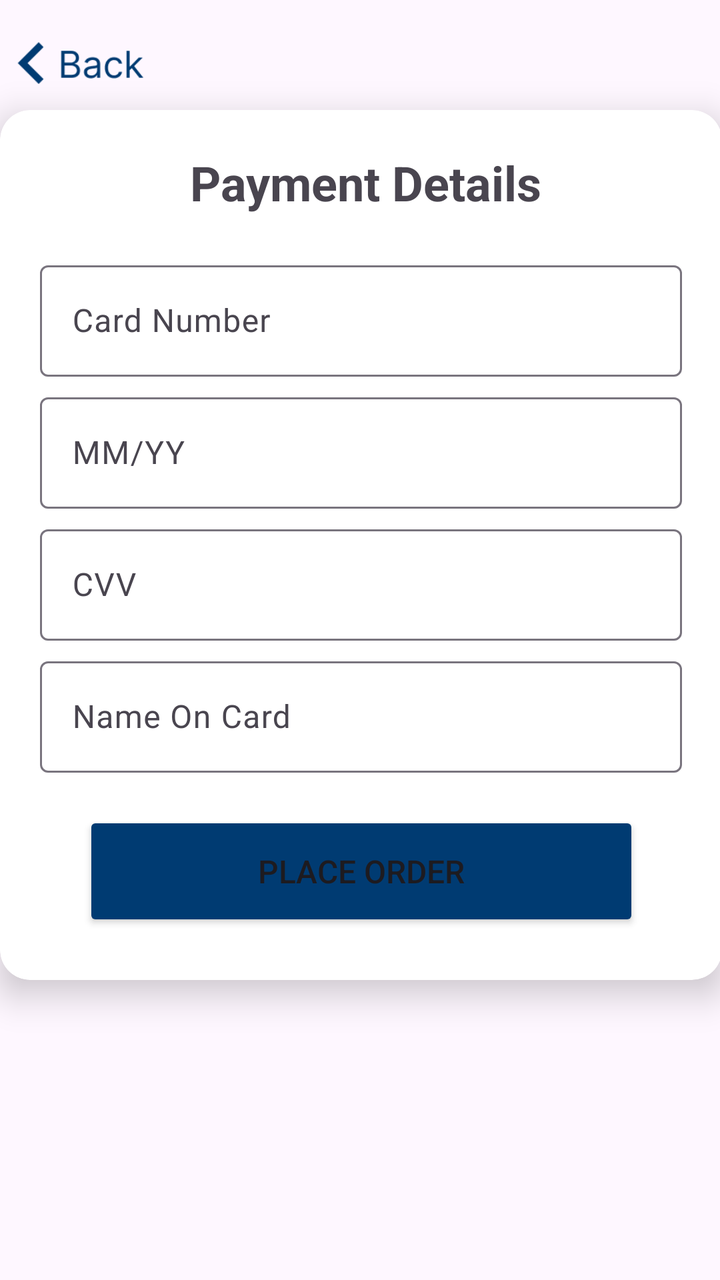
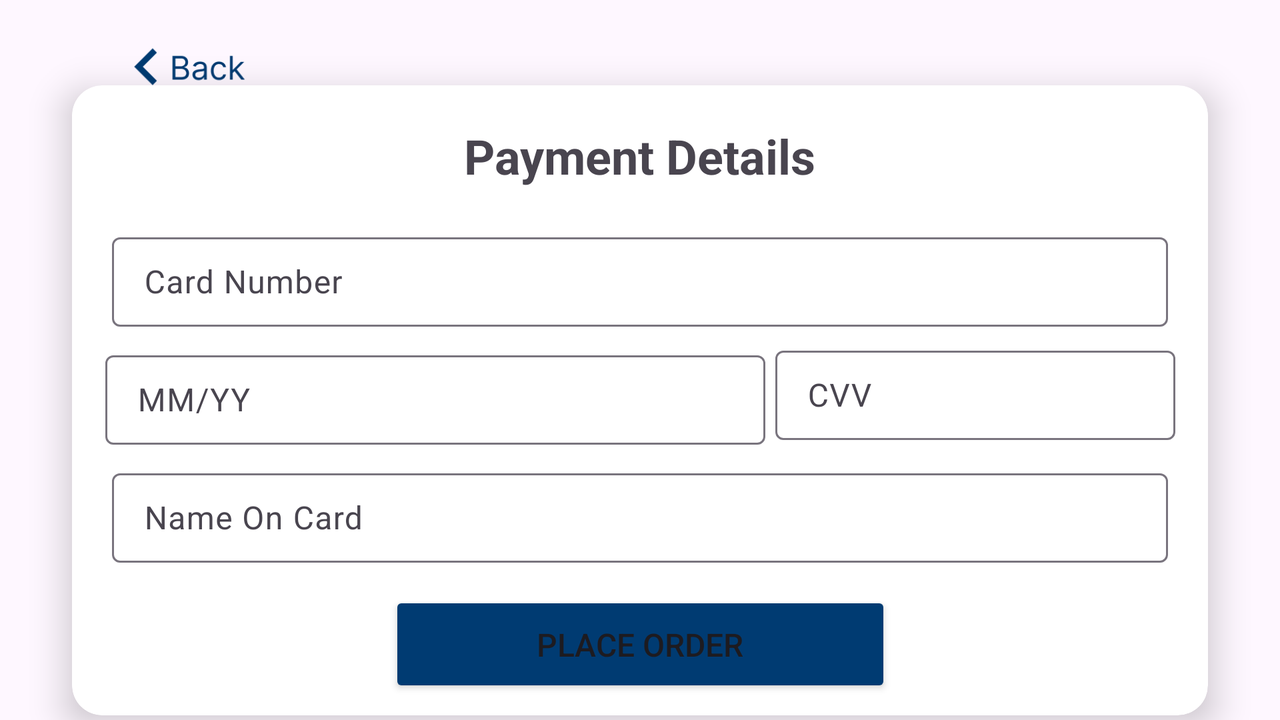

An Android layout and its configuration variant, each rendered on a device that would load it. The default file and the variant file are quoted in full after the pictures.
<!-- AndroidManifest.xml: application theme Theme.Joemol_Joy_Project2 -->
<!-- res/layout/activity_payment.xml -->
<?xml version="1.0" encoding="utf-8"?>
<androidx.constraintlayout.widget.ConstraintLayout xmlns:android="http://schemas.android.com/apk/res/android"
    xmlns:app="http://schemas.android.com/apk/res-auto"
    xmlns:tools="http://schemas.android.com/tools"
    android:layout_width="match_parent"
    android:layout_height="match_parent"
    tools:context=".PaymentActivity">

    <ImageView
        android:id="@+id/backBtn"
        android:layout_width="90dp"
        android:layout_height="40dp"
        android:layout_marginStart="20dp"
        android:layout_marginTop="10dp"
        android:layout_marginEnd="301dp"
        android:layout_marginBottom="5dp"
        app:layout_constraintBottom_toTopOf="@+id/cardView5"
        app:layout_constraintEnd_toEndOf="parent"
        app:layout_constraintStart_toStartOf="parent"
        app:layout_constraintTop_toTopOf="parent"
        app:srcCompat="@drawable/back_arrow"
        android:contentDescription="@string/back_button" />

    <ImageView
        android:id="@+id/imageView11"
        android:layout_width="130dp"
        android:layout_height="30dp"
        android:layout_marginStart="131dp"
        android:layout_marginTop="15dp"
        android:layout_marginEnd="131dp"
        android:layout_marginBottom="20dp"
        app:layout_constraintBottom_toTopOf="@+id/cardView5"
        app:layout_constraintEnd_toEndOf="parent"
        app:layout_constraintHorizontal_bias="0.0"
        app:layout_constraintStart_toStartOf="parent"
        app:layout_constraintTop_toTopOf="parent"
        app:layout_constraintVertical_bias="0.022"
        app:srcCompat="@drawable/grotto_logo"
        android:contentDescription="@string/logo" />

    <androidx.cardview.widget.CardView
        android:id="@+id/cardView5"
        android:layout_width="361dp"
        android:layout_height="435dp"
        android:layout_marginStart="20dp"
        android:layout_marginEnd="20dp"
        android:layout_marginBottom="150dp"
        app:cardCornerRadius="15dp"
        app:cardElevation="10dp"
        app:layout_constraintBottom_toBottomOf="parent"
        app:layout_constraintEnd_toEndOf="parent"
        app:layout_constraintStart_toStartOf="parent"
        app:layout_constraintTop_toBottomOf="@+id/backBtn">

        <androidx.constraintlayout.widget.ConstraintLayout
            android:layout_width="match_parent"
            android:layout_height="match_parent"
            android:backgroundTint="@color/blue">

            <TextView
                android:id="@+id/textView13"
                android:layout_width="wrap_content"
                android:layout_height="wrap_content"
                android:layout_marginStart="95dp"
                android:layout_marginTop="20dp"
                android:layout_marginEnd="95dp"
                android:layout_marginBottom="10dp"
                android:text="@string/payment_details"
                android:textSize="24sp"
                android:textStyle="bold"
                app:layout_constraintBottom_toTopOf="@+id/textInputNumberBox"
                app:layout_constraintEnd_toEndOf="parent"
                app:layout_constraintHorizontal_bias="0.0"
                app:layout_constraintStart_toStartOf="parent"
                app:layout_constraintTop_toTopOf="parent" />

            <com.google.android.material.textfield.TextInputLayout
                android:id="@+id/textInputNumberBox"
                android:layout_width="match_parent"
                android:layout_height="0dp"
                android:layout_marginStart="20dp"
                android:layout_marginTop="10dp"
                android:layout_marginEnd="20dp"
                app:layout_constraintBottom_toTopOf="@+id/textInputDateBox"
                app:layout_constraintEnd_toEndOf="parent"
                app:layout_constraintStart_toStartOf="parent"
                app:layout_constraintTop_toBottomOf="@+id/textView13">

                <com.google.android.material.textfield.TextInputEditText
                    android:id="@+id/textInputEditNumber"
                    android:layout_width="match_parent"
                    android:layout_height="wrap_content"
                    android:hint="@string/card_number"
                    android:inputType="number" />
            </com.google.android.material.textfield.TextInputLayout>

            <com.google.android.material.textfield.TextInputLayout
                android:id="@+id/textInputDateBox"
                android:layout_width="match_parent"
                android:layout_height="0dp"
                android:layout_marginStart="20dp"
                android:layout_marginTop="5dp"
                android:layout_marginEnd="20dp"
                app:layout_constraintBottom_toTopOf="@+id/textInputCvvBox"
                app:layout_constraintEnd_toEndOf="parent"
                app:layout_constraintStart_toStartOf="parent"
                app:layout_constraintTop_toBottomOf="@+id/textInputNumberBox">

                <com.google.android.material.textfield.TextInputEditText
                    android:id="@+id/textInputEditDate"
                    android:layout_width="match_parent"
                    android:layout_height="wrap_content"
                    android:hint="@string/mm_yy"
                    android:inputType="datetime|date" />
            </com.google.android.material.textfield.TextInputLayout>

            <com.google.android.material.textfield.TextInputLayout
                android:id="@+id/textInputCvvBox"
                android:layout_width="match_parent"
                android:layout_height="0dp"
                android:layout_marginStart="20dp"
                android:layout_marginTop="5dp"
                android:layout_marginEnd="20dp"
                app:layout_constraintBottom_toTopOf="@+id/textInputCardnameBox"
                app:layout_constraintEnd_toEndOf="parent"
                app:layout_constraintStart_toStartOf="parent"
                app:layout_constraintTop_toBottomOf="@+id/textInputDateBox">

                <com.google.android.material.textfield.TextInputEditText
                    android:id="@+id/textInputEditCvv"
                    android:layout_width="match_parent"
                    android:layout_height="wrap_content"
                    android:hint="@string/cvv"
                    android:inputType="number|numberPassword" />
            </com.google.android.material.textfield.TextInputLayout>

            <com.google.android.material.textfield.TextInputLayout
                android:id="@+id/textInputCardnameBox"
                android:layout_width="match_parent"
                android:layout_height="0dp"
                android:layout_marginStart="20dp"
                android:layout_marginTop="5dp"
                android:layout_marginEnd="20dp"
                app:layout_constraintEnd_toEndOf="parent"
                app:layout_constraintStart_toStartOf="parent"
                app:layout_constraintTop_toBottomOf="@+id/textInputCvvBox">

                <com.google.android.material.textfield.TextInputEditText
                    android:id="@+id/textInputEditCardname"
                    android:layout_width="match_parent"
                    android:layout_height="wrap_content"
                    android:hint="@string/name_on_card"
                    android:inputType="text|textPersonName" />
            </com.google.android.material.textfield.TextInputLayout>

            <Button
                android:id="@+id/orderBtn"
                android:layout_width="278dp"
                android:layout_height="60dp"
                android:layout_marginStart="47dp"
                android:layout_marginTop="15dp"
                android:layout_marginEnd="47dp"
                android:layout_marginBottom="20dp"
                android:backgroundTint="@color/blue"
                android:text="@string/place_order"
                android:textSize="16sp"
                app:layout_constraintBottom_toBottomOf="parent"
                app:layout_constraintEnd_toEndOf="parent"
                app:layout_constraintStart_toStartOf="parent"
                app:layout_constraintTop_toBottomOf="@+id/textInputCardnameBox" />


        </androidx.constraintlayout.widget.ConstraintLayout>
    </androidx.cardview.widget.CardView>

    <androidx.constraintlayout.widget.Guideline
        android:id="@+id/guideline"
        android:layout_width="wrap_content"
        android:layout_height="wrap_content"
        android:orientation="vertical"
        app:layout_constraintGuide_percent="0.05109489" />

    <androidx.constraintlayout.widget.Guideline
        android:id="@+id/guideline2"
        android:layout_width="wrap_content"
        android:layout_height="wrap_content"
        android:orientation="vertical"
        app:layout_constraintGuide_percent="0.93" />

    <androidx.constraintlayout.widget.Guideline
        android:id="@+id/guideline3"
        android:layout_width="wrap_content"
        android:layout_height="wrap_content"
        android:orientation="horizontal"
        app:layout_constraintGuide_percent="0.021887826" />

    <androidx.constraintlayout.widget.Guideline
        android:id="@+id/guideline4"
        android:layout_width="wrap_content"
        android:layout_height="wrap_content"
        android:orientation="horizontal"
        app:layout_constraintGuide_percent="0.98084813" />

</androidx.constraintlayout.widget.ConstraintLayout>
<!-- resources referenced by this layout -->
<resources>
  <color name="blue">#003B72</color>
  <!-- drawable back_arrow: png bitmap (drawable, 2629 bytes) -->
  <string name="back_button">back button</string>
  <string name="card_number">Card Number</string>
  <string name="cvv">CVV</string>
  <string name="logo">logo</string>
  <string name="mm_yy">MM/YY</string>
  <string name="name_on_card">Name On Card</string>
  <string name="payment_details">Payment Details</string>
  <string name="place_order">Place Order</string>
  <style name="Theme.Joemol_Joy_Project2" parent="Base.Theme.Joemol_Joy_Project2" />
  <style name="Base.Theme.Joemol_Joy_Project2" parent="Theme.Material3.DayNight.NoActionBar">
          
          
  
      </style>
</resources>
<!-- res/layout-land/activity_payment.xml (the author's variant of the layout above) -->
<!-- drawn on the phone turned sideways -->
<?xml version="1.0" encoding="utf-8"?>
<androidx.constraintlayout.widget.ConstraintLayout xmlns:android="http://schemas.android.com/apk/res/android"
    xmlns:app="http://schemas.android.com/apk/res-auto"
    xmlns:tools="http://schemas.android.com/tools"
    android:layout_width="match_parent"
    android:layout_height="match_parent"
    tools:context=".PaymentActivity">

    <ImageView
        android:id="@+id/backBtn"
        android:layout_width="101dp"
        android:layout_height="34dp"
        android:layout_marginStart="44dp"
        android:layout_marginTop="15dp"
        android:layout_marginBottom="3dp"
        app:layout_constraintBottom_toTopOf="@+id/cardView5"
        app:layout_constraintStart_toStartOf="parent"
        app:layout_constraintTop_toTopOf="parent"
        app:layout_constraintVertical_bias="0.0"
        app:srcCompat="@drawable/back_arrow"
        android:contentDescription="@string/back_button" />

    <ImageView
        android:id="@+id/imageView11"
        android:layout_width="130dp"
        android:layout_height="30dp"
        android:layout_marginTop="15dp"
        android:layout_marginBottom="5dp"
        app:layout_constraintBottom_toTopOf="@+id/cardView5"
        app:layout_constraintEnd_toEndOf="parent"
        app:layout_constraintHorizontal_bias="0.354"
        app:layout_constraintStart_toEndOf="@+id/backBtn"
        app:layout_constraintTop_toTopOf="parent"
        app:layout_constraintVertical_bias="0.25"
        app:srcCompat="@drawable/grotto_logo"
        android:contentDescription="@string/logo" />

    <androidx.cardview.widget.CardView
        android:id="@+id/cardView5"
        android:layout_width="568dp"
        android:layout_height="315dp"
        android:layout_marginTop="40dp"
        app:cardCornerRadius="15dp"
        app:cardElevation="10dp"
        app:layout_constraintBottom_toBottomOf="parent"
        app:layout_constraintEnd_toEndOf="parent"
        app:layout_constraintStart_toStartOf="parent"
        app:layout_constraintTop_toTopOf="parent">

        <androidx.constraintlayout.widget.ConstraintLayout
            android:layout_width="match_parent"
            android:layout_height="match_parent"
            android:backgroundTint="@color/blue">

            <TextView
                android:id="@+id/textView13"
                android:layout_width="wrap_content"
                android:layout_height="wrap_content"
                android:layout_marginTop="15dp"
                android:layout_marginBottom="5dp"
                android:text="@string/payment_details"
                android:textSize="24sp"
                android:textStyle="bold"
                app:layout_constraintBottom_toTopOf="@+id/textInputNumberBox"
                app:layout_constraintEnd_toEndOf="parent"
                app:layout_constraintStart_toStartOf="parent"
                app:layout_constraintTop_toTopOf="parent" />

            <com.google.android.material.textfield.TextInputLayout
                android:id="@+id/textInputNumberBox"
                android:layout_width="match_parent"
                android:layout_height="50dp"
                android:layout_marginStart="20dp"
                android:layout_marginTop="10dp"
                android:layout_marginEnd="20dp"
                android:layout_marginBottom="5dp"
                app:layout_constraintBottom_toTopOf="@+id/textInputDateBox"
                app:layout_constraintEnd_toEndOf="parent"
                app:layout_constraintStart_toStartOf="parent"
                app:layout_constraintTop_toBottomOf="@+id/textView13">

                <com.google.android.material.textfield.TextInputEditText
                    android:id="@+id/textInputEditNumber"
                    android:layout_width="match_parent"
                    android:layout_height="wrap_content"
                    android:hint="@string/card_number"
                    android:inputType="number" />
            </com.google.android.material.textfield.TextInputLayout>

            <com.google.android.material.textfield.TextInputLayout
                android:id="@+id/textInputDateBox"
                android:layout_width="330dp"
                android:layout_height="50dp"
                android:layout_marginStart="20dp"
                android:layout_marginBottom="5dp"
                app:layout_constraintBottom_toTopOf="@+id/textInputCardnameBox"
                app:layout_constraintEnd_toStartOf="@+id/textInputCvvBox"
                app:layout_constraintStart_toStartOf="parent"
                app:layout_constraintTop_toBottomOf="@+id/textInputNumberBox">

                <com.google.android.material.textfield.TextInputEditText
                    android:id="@+id/textInputEditDate"
                    android:layout_width="match_parent"
                    android:layout_height="wrap_content"
                    android:hint="@string/mm_yy"
                    android:inputType="datetime|date" />
            </com.google.android.material.textfield.TextInputLayout>

            <com.google.android.material.textfield.TextInputLayout
                android:id="@+id/textInputCvvBox"
                android:layout_width="200dp"
                android:layout_height="50dp"
                android:layout_marginStart="5dp"
                android:layout_marginEnd="20dp"
                android:layout_marginBottom="5dp"
                app:layout_constraintBottom_toTopOf="@+id/textInputCardnameBox"
                app:layout_constraintEnd_toEndOf="parent"
                app:layout_constraintStart_toEndOf="@+id/textInputDateBox"
                app:layout_constraintTop_toBottomOf="@+id/textInputNumberBox">

                <com.google.android.material.textfield.TextInputEditText
                    android:id="@+id/textInputEditCvv"
                    android:layout_width="match_parent"
                    android:layout_height="wrap_content"
                    android:hint="@string/cvv"
                    android:inputType="number|numberPassword" />
            </com.google.android.material.textfield.TextInputLayout>

            <com.google.android.material.textfield.TextInputLayout
                android:id="@+id/textInputCardnameBox"
                android:layout_width="match_parent"
                android:layout_height="50dp"
                android:layout_marginStart="20dp"
                android:layout_marginEnd="20dp"
                android:layout_marginBottom="10dp"
                app:layout_constraintBottom_toTopOf="@+id/orderBtn"
                app:layout_constraintEnd_toEndOf="parent"
                app:layout_constraintStart_toStartOf="parent"
                app:layout_constraintTop_toBottomOf="@+id/textInputDateBox">

                <com.google.android.material.textfield.TextInputEditText
                    android:id="@+id/textInputEditCardname"
                    android:layout_width="match_parent"
                    android:layout_height="wrap_content"
                    android:hint="@string/name_on_card"
                    android:inputType="text|textPersonName" />
            </com.google.android.material.textfield.TextInputLayout>

            <Button
                android:id="@+id/orderBtn"
                android:layout_width="251dp"
                android:layout_height="53dp"
                android:layout_marginBottom="5dp"
                android:backgroundTint="@color/blue"
                android:text="@string/place_order"
                android:textSize="16sp"
                app:layout_constraintBottom_toBottomOf="parent"
                app:layout_constraintEnd_toEndOf="parent"
                app:layout_constraintStart_toStartOf="parent"
                app:layout_constraintTop_toBottomOf="@+id/textInputCardnameBox"
                tools:ignore="TouchTargetSizeCheck" />


        </androidx.constraintlayout.widget.ConstraintLayout>
    </androidx.cardview.widget.CardView>

    <androidx.constraintlayout.widget.Guideline
        android:id="@+id/guideline"
        android:layout_width="wrap_content"
        android:layout_height="wrap_content"
        android:orientation="vertical"
        app:layout_constraintGuide_percent="0.05109489" />

    <androidx.constraintlayout.widget.Guideline
        android:id="@+id/guideline2"
        android:layout_width="wrap_content"
        android:layout_height="wrap_content"
        android:orientation="vertical"
        app:layout_constraintGuide_percent="0.9489051" />

    <androidx.constraintlayout.widget.Guideline
        android:id="@+id/guideline3"
        android:layout_width="wrap_content"
        android:layout_height="wrap_content"
        android:orientation="horizontal"
        app:layout_constraintGuide_percent="0.021887826" />

    <androidx.constraintlayout.widget.Guideline
        android:id="@+id/guideline4"
        android:layout_width="wrap_content"
        android:layout_height="wrap_content"
        android:orientation="horizontal"
        app:layout_constraintGuide_percent="0.98084813" />

</androidx.constraintlayout.widget.ConstraintLayout>
